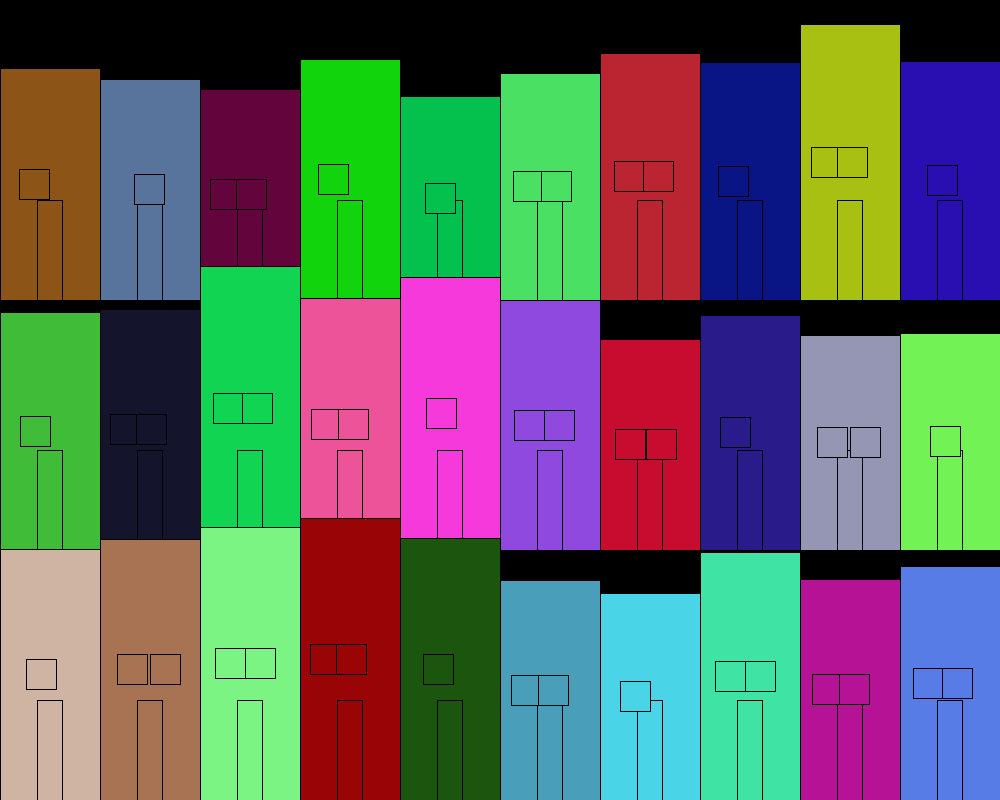
Frame 1 (no input)
Frame 60 (the mouse pressed at the canvas centre just before this capture): identical to frame 1, image omitted
Frame 120 (the mouse held since frame 60 and released just before this capture): identical to frame 1, image omitted

The Processing sketch that drew this single still picture (run headless with seeded random() and noise(); from frame 60 on, the mouse is pressed at the canvas centre):

// Processing sketch: building_processing
// ── building_processing.pde
int r= 0;
int g= 0;
int b=0;

void setup() {
  size(1000, 800);
  rectMode(CENTER);
  background(0);

  for (float row= 300; row<= 800; row=row+250) {
    for (float b=-50; b<= 1000; b=b+100) {
      building(b, row, random(200, 300), 100, random(1, 3));
    }
  }
}

void draw() {
}

void building(float xCenter, float Ybottom, float BuildingHeight,
  float w, float numWindows) {
  // height is 200
  fill(random(255), random(255), random(255));
  rect(xCenter, Ybottom - BuildingHeight/2, w, BuildingHeight);
  // door height
  rect(xCenter, Ybottom- 50, w/4, 100);
  float yCenter= Ybottom- BuildingHeight/2;
  //windows
  float spacing= w/(numWindows+1);
  float xLeft= xCenter-w/2;

  for (int x=1; x<= numWindows; x=x+1) {
    rect(xLeft+ x*spacing, yCenter, 30, 30);
  }
}
